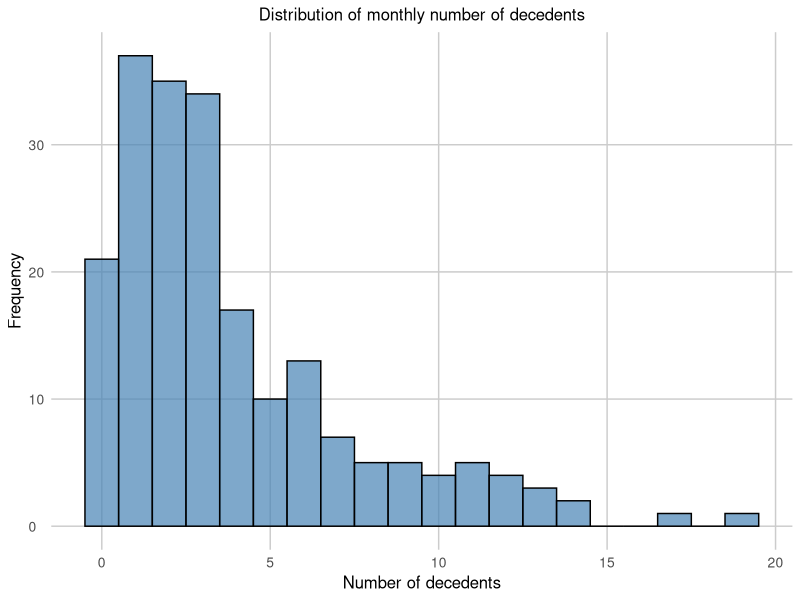
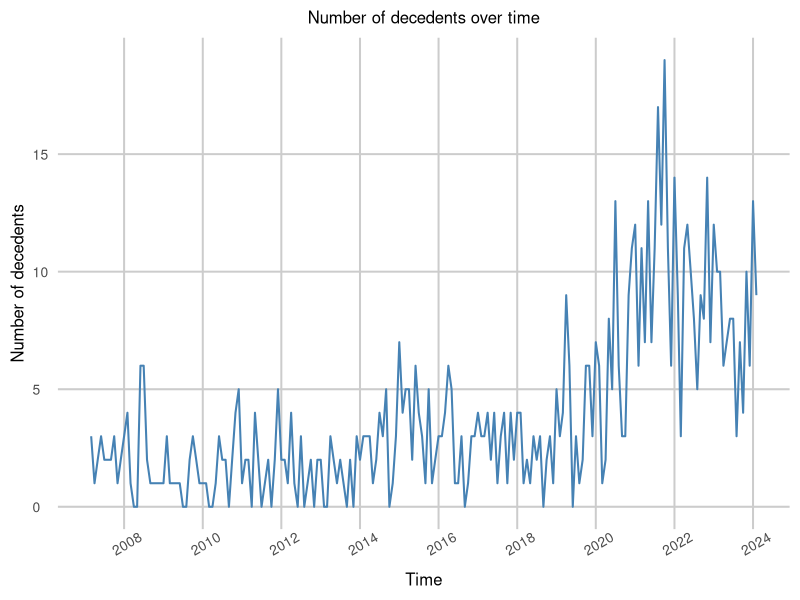
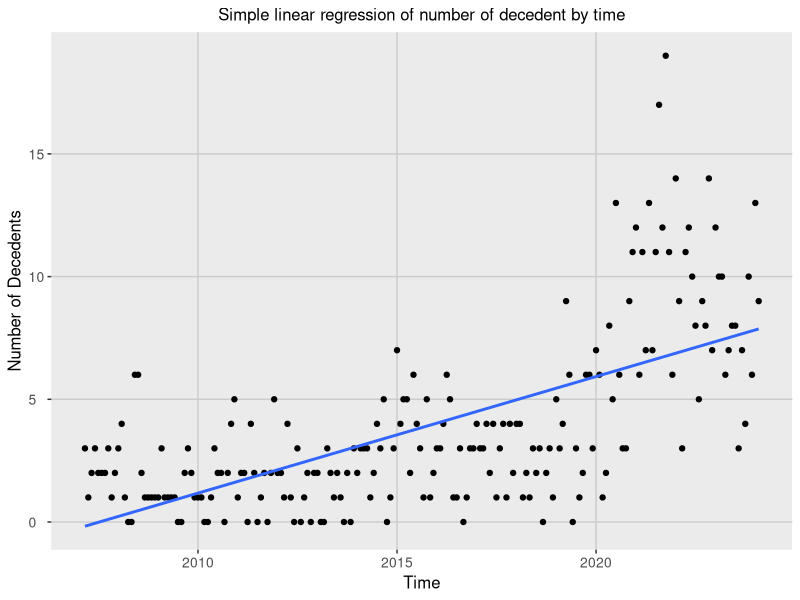
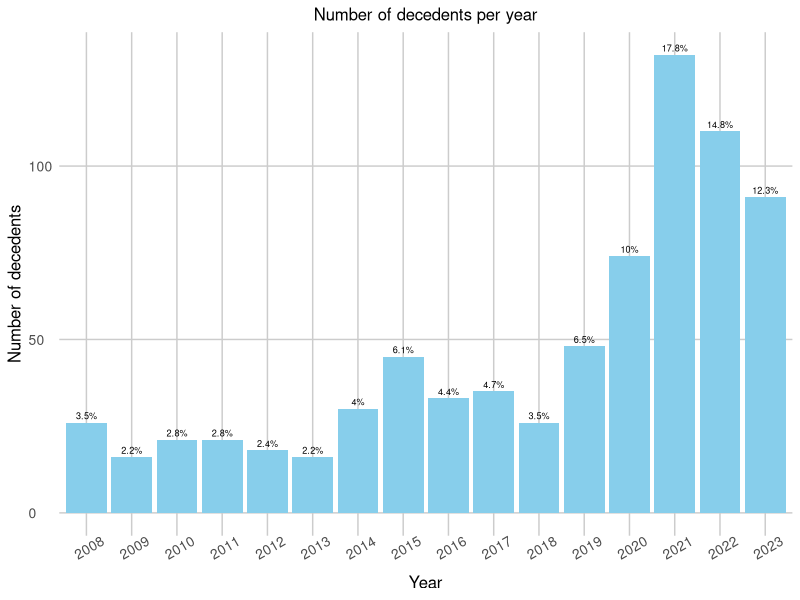
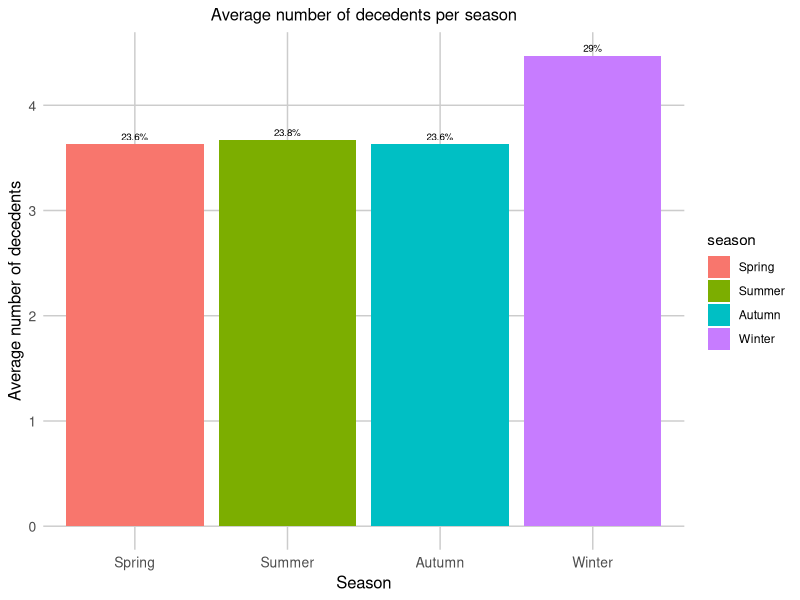

Source code (R) for these figures, in order:
## ---- chunk 1
#| include: false
#| warning: false
#| message: false
#| echo: false
#### Workspace setup ####
library(tidyverse)
library(knitr)
library(dplyr)
set.seed(912)
#### Read data ####
analysis_data <- read_csv(here::here("data/analysis_data/analysis_data.csv"))
## ---- chunk 2
#| warning: false
#| message: false
#| echo: false
#| label: tbl-column
#| tbl-cap: "Column descriptions of the original data"

# Build a table to display columns and thier description.
column_description <- tibble(
  Column = c("_id", "Year", "Month", "Total decedents", "Male", "Female", "Transgender/Non-binary/Two-Spirit"),
  Description = c(
    "Unique row identifier for Open Data database.",
    "The calendar year being reported on.",
    "The month being reported on.",
    "The total number of shelter residents who died in the reported month/year.",
    "The total number of male shelter residents who died in the reported month/year.",
    "The total number of female shelter residents who died in the reported month/year.",
    "The total number of transgender, non-binary, and Two-Spirit shelter residents who died in the reported month/year."
  )
)

# Draw the table.
kable(column_description, col.names = c("Variables", "Descriptions"))
## ---- chunk 3
#| warning: false
#| message: false
#| echo: false
#| label: tbl-sample
#| tbl-cap: "Samples of the cleaned data"

# Display few of samples.
kable(head(analysis_data), col.names = c("Time", "Season", "Number of decedents"))
## ---- chunk 4
#| warning: false
#| message: false
#| echo: false
#| label: tbl-sumarry
#| tbl-cap: "Summary of the cleaned data"

# Showing the summary of cleaned data.
kable(summary(analysis_data[, c("year_month", "total_decedents")]),
      col.names = c("Time", "Number of decedents"))
## ---- chunk 5
#| warning: false
#| message: false
#| echo: false
#| label: fig-decedentdis
#| fig-cap: "Distribution of monthly number of decedents"

# Plotting a histogram for total_decedents
ggplot(analysis_data, aes(x = total_decedents)) +
  geom_histogram(binwidth = 1, fill = "steelblue", color = "black", alpha = 0.7) +
  labs(title = "Distribution of monthly number of decedents", x = "Number of decedents", y = "Frequency") +
  theme_minimal()+
  theme(
    panel.grid.major = element_line(color = "gray80"),  
    panel.grid.minor = element_blank(),  
    plot.title = element_text(hjust = 0.5, size = 12),  
    axis.title.x = element_text(size = 12), 
    axis.title.y = element_text(size = 12),
    axis.text.x = element_text(hjust = 0.5,  size = 10),
    axis.text.y = element_text(hjust = 0,  size = 10),
  )
## ---- chunk 6
#| warning: false
#| message: false
#| echo: false
#| label: fig-deathovertime
#| fig-cap: "Number of decedents over time"

# plot an graph for the trend of number of decedents over time.
ggplot(analysis_data, aes(x = as.Date(paste(year_month, "-01", sep="")), y = total_decedents)) +
  geom_line(color = "steelblue", size = 0.7) +  
  labs(title = "Number of decedents over time", 
       x = "Time", 
       y = "Number of decedents") +
  scale_x_date(date_labels = "%Y", date_breaks = "2 years") +  
  theme_minimal(base_size = 15) +  
  theme(
    panel.grid.major = element_line(color = "gray80"),  
    panel.grid.minor = element_blank(),  
    plot.title = element_text(hjust = 0.5, size = 12),  
    axis.title.x = element_text(size = 12), 
    axis.title.y = element_text(size = 12),
    axis.text.x = element_text(angle = 30, hjust = 0.5,  size = 10),
    axis.text.y = element_text(hjust = 0,  size = 10),
  )
## ---- chunk 7
#| warning: false
#| message: false
#| echo: false
#| label: fig-slr
#| fig-cap: "Simple linear regression of number of decedent by time"

# Scatter plot and fitted line
ggplot(analysis_data, aes(x = ym(year_month), y = total_decedents)) +
  geom_point() +
  geom_smooth(method = "lm", se = FALSE) +
  labs(title = "Simple linear regression of number of decedent by time",
       x = "Time",
       y = "Number of Decedents") +
  theme(
    panel.grid.major = element_line(color = "gray80"),  
    panel.grid.minor = element_blank(),  
    plot.title = element_text(hjust = 0.5, size = 12),  
    axis.title.x = element_text(size = 12), 
    axis.title.y = element_text(size = 12),
    axis.text.x = element_text(hjust = 0.5,  size = 10),
    axis.text.y = element_text(hjust = 0,  size = 10),
  )
## ---- chunk 8
#| warning: false
#| message: false
#| echo: false
#| label: fig-yeardeath
#| fig-cap: "Number of decedents per Year"

# Convert year_month to year
analysis_data$year <- substr(analysis_data$year_month, 1, 4)

# Aggregate total deaths by year
yearly_deaths <- aggregate(total_decedents ~ year, data = analysis_data, sum)

# Filter out data for the years 2007 and 2024
filtered_data <- yearly_deaths[!(yearly_deaths$year %in% c(2007, 2024)), ]

# Calculate the percentage of total deaths per year
filtered_data$total_decedents_pct <- filtered_data$total_decedents / sum(filtered_data$total_decedents) * 100

# Create a bar chart with percentage labels
ggplot(filtered_data, aes(x = year, y = total_decedents)) +
  geom_bar(stat = "identity", fill = "skyblue") +
  geom_text(aes(label = paste0(round(total_decedents_pct, 1), "%")), 
            vjust = -0.5, size = 2.3) +  # Add percentage labels
  labs(title = "Number of decedents per year", x = "Year", y = "Number of decedents") +
  theme_minimal()+
  theme(
    panel.grid.major = element_line(color = "gray80"),  
    panel.grid.minor = element_blank(),  
    plot.title = element_text(hjust = 0.5, size = 12),  
    axis.title.x = element_text(size = 12), 
    axis.title.y = element_text(size = 12),
    axis.text.x = element_text(angle = 30, hjust = 0.5,  size = 10),
    axis.text.y = element_text(hjust = 0,  size = 10),
    
)
## ---- chunk 9
#| warning: false
#| message: false
#| echo: false
#| label: fig-seasondeath
#| fig-cap: "Average number of decedents per season"

# Grouping data by season
seasonal_data <- analysis_data %>%
  group_by(season) %>%
  summarize(mean_decedents = mean(total_decedents),
            total_decedents = sum(total_decedents))

# Calculate the percentage of total deaths for each season
seasonal_data$total_decedents_pct <- seasonal_data$total_decedents / sum(seasonal_data$total_decedents) * 100

# Rearranging season.
seasonal_data$season <- factor(seasonal_data$season, levels = c("Spring", "Summer", "Autumn", "Winter"))
seasonal_data_sorted <- seasonal_data %>% arrange(season)


# Create a bar chart with percentage labels
ggplot(seasonal_data, aes(x = season, y = mean_decedents, fill = season)) +
  geom_bar(stat = "identity") +
  geom_text(aes(label = paste0(round(total_decedents_pct, 1), "%")), 
            vjust = -0.5, size = 2.5) +  # Add percentage labels
  labs(title = "Average number of decedents per season", 
       x = "Season", 
       y = "Average number of decedents") +
  theme_minimal() +
  theme(
    panel.grid.major = element_line(color = "gray80"),  
    panel.grid.minor = element_blank(),  
    plot.title = element_text(hjust = 0.5, size = 12),  
    axis.title.x = element_text(size = 12), 
    axis.title.y = element_text(size = 12),
    axis.text.x = element_text(hjust = 0.5,  size = 10),
    axis.text.y = element_text(hjust = 0,  size = 10),
  )
